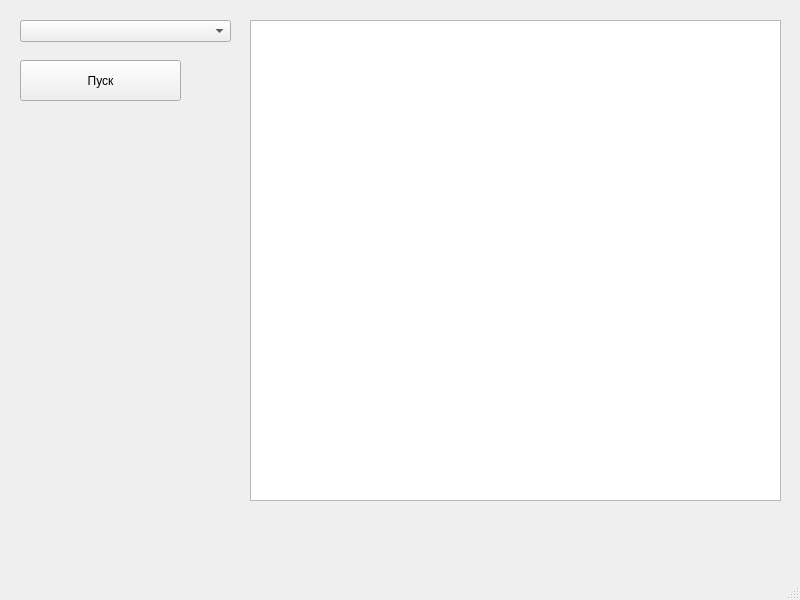
<?xml version="1.0" encoding="UTF-8"?>
<ui version="4.0">
 <class>MainWindow</class>
 <widget class="QMainWindow" name="MainWindow">
  <property name="geometry">
   <rect>
    <x>0</x>
    <y>0</y>
    <width>800</width>
    <height>600</height>
   </rect>
  </property>
  <property name="windowTitle">
   <string>MainWindow</string>
  </property>
  <widget class="QWidget" name="centralwidget">
   <widget class="QComboBox" name="box">
    <property name="geometry">
     <rect>
      <x>20</x>
      <y>20</y>
      <width>211</width>
      <height>22</height>
     </rect>
    </property>
   </widget>
   <widget class="QPushButton" name="btn">
    <property name="geometry">
     <rect>
      <x>20</x>
      <y>60</y>
      <width>161</width>
      <height>41</height>
     </rect>
    </property>
    <property name="text">
     <string>Пуск</string>
    </property>
   </widget>
   <widget class="QTableWidget" name="table">
    <property name="geometry">
     <rect>
      <x>250</x>
      <y>20</y>
      <width>531</width>
      <height>481</height>
     </rect>
    </property>
   </widget>
  </widget>
  <widget class="QMenuBar" name="menubar">
   <property name="geometry">
    <rect>
     <x>0</x>
     <y>0</y>
     <width>800</width>
     <height>26</height>
    </rect>
   </property>
  </widget>
  <widget class="QStatusBar" name="statusbar"/>
 </widget>
 <resources/>
 <connections/>
</ui>
